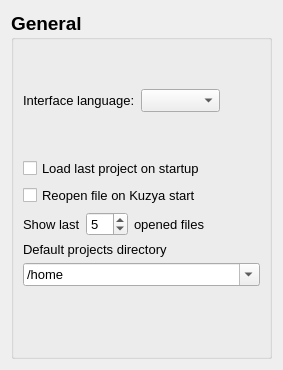
     <widget class="QWidget" name="page">
      <layout class="QGridLayout" name="gridLayout_4">
       <item row="0" column="0">
        <widget class="QGroupBox" name="groupBox_8">
         <property name="font">
          <font>
           <pointsize>14</pointsize>
           <weight>75</weight>
           <bold>true</bold>
          </font>
         </property>
         <property name="title">
          <string>General</string>
         </property>
         <layout class="QGridLayout" name="gridLayout_8">
          <item row="1" column="0">
           <layout class="QHBoxLayout" name="horizontalLayout_4">
            <item>
             <widget class="QLabel" name="label_23">
              <property name="font">
               <font>
                <pointsize>10</pointsize>
                <weight>50</weight>
                <bold>false</bold>
               </font>
              </property>
              <property name="text">
               <string>Interface language:</string>
              </property>
             </widget>
            </item>
            <item>
             <widget class="QComboBox" name="localizationLanguageCBox">
              <property name="font">
               <font>
                <pointsize>10</pointsize>
                <weight>50</weight>
                <bold>false</bold>
               </font>
              </property>
             </widget>
            </item>
            <item>
             <spacer name="horizontalSpacer_14">
              <property name="orientation">
               <enum>Qt::Horizontal</enum>
              </property>
              <property name="sizeHint" stdset="0">
               <size>
                <width>40</width>
                <height>20</height>
               </size>
              </property>
             </spacer>
            </item>
           </layout>
          </item>
          <item row="3" column="0">
           <widget class="QCheckBox" name="checkBox">
            <property name="font">
             <font>
              <pointsize>10</pointsize>
              <weight>50</weight>
              <bold>false</bold>
             </font>
            </property>
            <property name="text">
             <string>Load last project on startup</string>
            </property>
           </widget>
          </item>
          <item row="5" column="0">
           <layout class="QHBoxLayout" name="_11">
            <item>
             <widget class="QLabel" name="label_24">
              <property name="font">
               <font>
                <pointsize>10</pointsize>
                <weight>50</weight>
                <bold>false</bold>
               </font>
              </property>
              <property name="text">
               <string>Show last</string>
              </property>
             </widget>
            </item>
            <item>
             <widget class="QSpinBox" name="sB_LOFCount">
              <property name="maximumSize">
               <size>
                <width>100</width>
                <height>16777215</height>
               </size>
              </property>
              <property name="font">
               <font>
                <pointsize>10</pointsize>
                <weight>50</weight>
                <bold>false</bold>
               </font>
              </property>
              <property name="minimum">
               <number>0</number>
              </property>
              <property name="value">
               <number>5</number>
              </property>
             </widget>
            </item>
            <item>
             <widget class="QLabel" name="label_25">
              <property name="font">
               <font>
                <pointsize>10</pointsize>
                <weight>50</weight>
                <bold>false</bold>
               </font>
              </property>
              <property name="text">
               <string>opened files</string>
              </property>
             </widget>
            </item>
            <item>
             <spacer name="horizontalSpacer_16">
              <property name="orientation">
               <enum>Qt::Horizontal</enum>
              </property>
              <property name="sizeHint" stdset="0">
               <size>
                <width>40</width>
                <height>20</height>
               </size>
              </property>
             </spacer>
            </item>
           </layout>
          </item>
          <item row="2" column="0">
           <spacer name="verticalSpacer_5">
            <property name="orientation">
             <enum>Qt::Vertical</enum>
            </property>
            <property name="sizeType">
             <enum>QSizePolicy::Fixed</enum>
            </property>
            <property name="sizeHint" stdset="0">
             <size>
              <width>20</width>
              <height>40</height>
             </size>
            </property>
           </spacer>
          </item>
          <item row="6" column="0">
           <layout class="QVBoxLayout" name="_12">
            <item>
             <widget class="QLabel" name="label_26">
              <property name="font">
               <font>
                <pointsize>10</pointsize>
                <weight>50</weight>
                <bold>false</bold>
               </font>
              </property>
              <property name="text">
               <string>Default projects directory</string>
              </property>
             </widget>
            </item>
            <item>
             <widget class="QComboBox" name="directoryBox">
              <property name="font">
               <font>
                <pointsize>10</pointsize>
                <weight>50</weight>
                <bold>false</bold>
               </font>
              </property>
              <property name="toolTip">
               <string notr="true"/>
              </property>
              <property name="editable">
               <bool>true</bool>
              </property>
              <item>
               <property name="text">
                <string notr="true">/home</string>
               </property>
              </item>
              <item>
               <property name="text">
                <string>&lt;Other...&gt;</string>
               </property>
              </item>
             </widget>
            </item>
            <item>
             <widget class="QLabel" name="errorInformLabel">
              <property name="enabled">
               <bool>true</bool>
              </property>
              <property name="font">
               <font>
                <pointsize>10</pointsize>
                <weight>50</weight>
                <bold>false</bold>
               </font>
              </property>
              <property name="text">
               <string/>
              </property>
              <property name="wordWrap">
               <bool>true</bool>
              </property>
             </widget>
            </item>
            <item>
             <spacer name="verticalSpacer_11">
              <property name="orientation">
               <enum>Qt::Vertical</enum>
              </property>
              <property name="sizeType">
               <enum>QSizePolicy::Preferred</enum>
              </property>
              <property name="sizeHint" stdset="0">
               <size>
                <width>20</width>
                <height>40</height>
               </size>
              </property>
             </spacer>
            </item>
           </layout>
          </item>
          <item row="0" column="0">
           <spacer name="verticalSpacer">
            <property name="orientation">
             <enum>Qt::Vertical</enum>
            </property>
            <property name="sizeType">
             <enum>QSizePolicy::Fixed</enum>
            </property>
            <property name="sizeHint" stdset="0">
             <size>
              <width>20</width>
              <height>40</height>
             </size>
            </property>
           </spacer>
          </item>
          <item row="4" column="0">
           <widget class="QCheckBox" name="reopenFile">
            <property name="font">
             <font>
              <pointsize>10</pointsize>
              <weight>50</weight>
              <bold>false</bold>
             </font>
            </property>
            <property name="text">
             <string>Reopen file on Kuzya start</string>
            </property>
           </widget>
          </item>
         </layout>
        </widget>
       </item>
      </layout>
     </widget>
